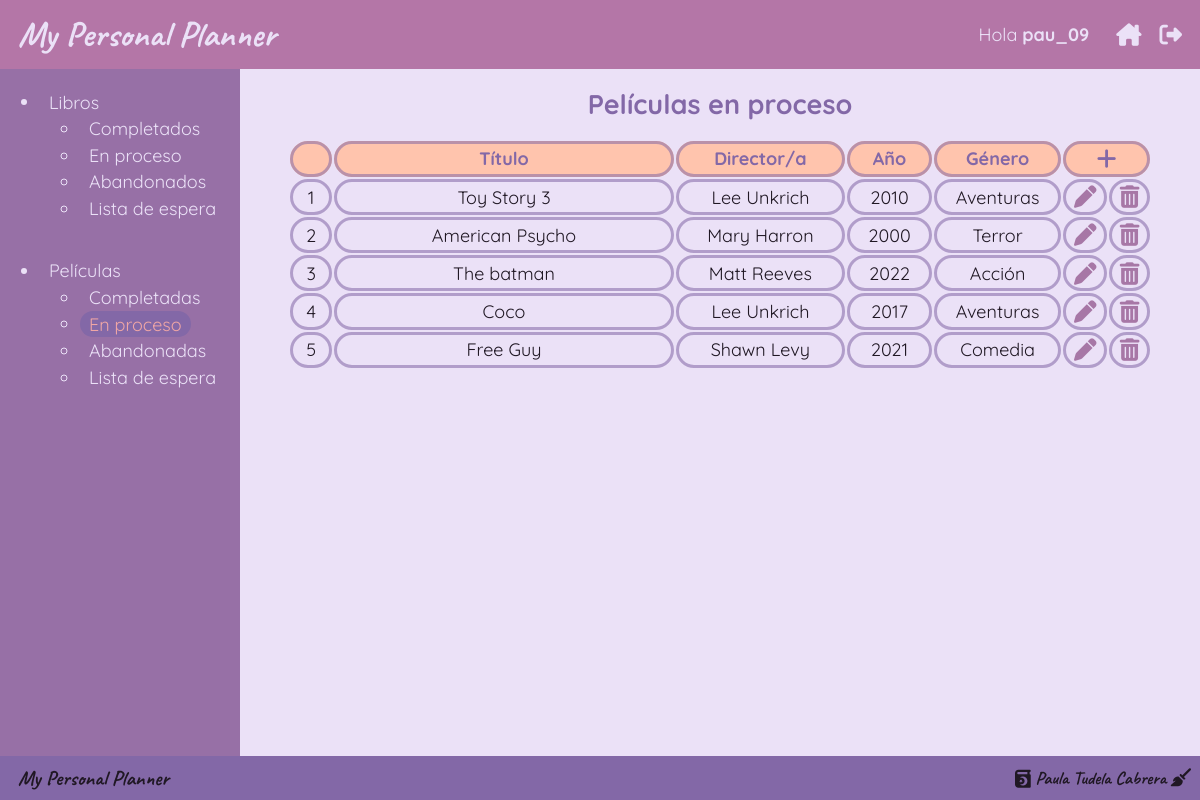
Page /peliculas/en-proceso/ (signed in) on the committed database.
### users/models.py (models this page shows)
class User(AbstractUser):
    username = models.CharField(max_length=15, unique=True, validators=[AbstractUser.username_validator],)
    email = models.EmailField('email address', blank=True, unique=True)
    books = models.ManyToManyField(Book, through='BookList')
    movies = models.ManyToManyField(Movie, through='MovieList')
    class Meta:
        db_table='auth_user'

### movies/models.py (models this page shows, shortened)
class Movie(models.Model):
    GENRES = [
        ("Acción", "Acción"),
        ("Aventuras", "Aventuras"),
        ("Ciencia Ficción", "Ciencia Ficción"),
        ("Comedia", "Comedia"),
        ("Fantasía", "Fantasía"),
        ("Documental", "Documental"),
        ("Drama", "Drama"),
        ("Musical", "Musical"),
        ("Suspense", "Suspense"),
        ("Terror", "Terror"),
        ("Animación", "Animación"),
        ("Romance", "Romance"),
    ]
    title = models.CharField(max_length=80, unique=True)
    director = models.CharField(max_length=50, default="Anónimo")
    year = models.PositiveSmallIntegerField()
    genre = models.CharField(max_length=20, choices=GENRES)

### movies/views.py (the view, shortened to what this page needs)
# urls.py: path("<str:state>/", movieListDetailView, name="movieList"),
@login_required(login_url="login")
def movieListDetailView(request, state):
    STATES = {
        "completas": ["Completada", "completadas"],
        "en-proceso": ["En proceso", "en proceso"],
        "abandonadas": ["Abandonada", "abandonadas"],
        "en-espera": ["En espera", "en lista de espera"],
    }
    current_state = STATES[state][0]
    title = f"Películas {STATES[state][1]}"
    toast_title = ""
    user_movielist = list()
    user = request.user
    if not user_movielist:
        user_movielist = MovieList.objects.filter(
            user_id=user.id, state=current_state
        )
    movies = [Movie.objects.get(id=movie.movie_id) for movie in user_movielist]
    movies_not_in_user = MovieList.objects.filter(user_id=user.id).values_list(
        "movie_id", flat=True
    )
    queryset_movies_to_add = Movie.objects.exclude(id__in=movies_not_in_user)
    movies_to_add = dict()
    for movie in queryset_movies_to_add:
        movies_to_add[movie.id] = movie.title
    context = {
        "state": current_state,
        "title": title,
        "movies": movies,
        "movies_to_add": movies_to_add,
        "toast_title": toast_title,
    }
    return render(request, "detail_list.html", context)

### templates/lists/detail_list.html (shortened to what this page needs)
{% extends 'base.html' %}
{% load static %}
{% block style %}
	<link rel="stylesheet" type="text/css" href={% static 'styles/lists/list.css' %}>
{% endblock %}
{% block content %}
	<h2>{{title}}</h2>
	<table>
		<thead>
			<tr>
				<th id='id'></th>
				<th id='title'>Título</th>
				{% if books %}
					<th id='author'>Autor/a</th>
					{% else %}
					<th id='director'>Director/a</th>
					{% endif %}
				<th id='year'>Año</th>
				<th id='genre'>Género</th>
				<th colspan=2><i class="fa-solid fa-plus fa-lg"></i></th>
			</tr>
		</thead>
		<tbody>
		{% if books %}
			{% for book in books %}
				<tr>
					<td>{{forloop.counter}}</td>
					<td>{{book.title}}</td>
					<td>{{book.author}}</td>
					<td>{{book.year}}</td>
					<td>{{book.genre}}</td>
					<td id="{{book.id}}">
						<i class="fa-solid fa-pen fa-lg"></i>
					</td>
					<td id="{{book.id}}" data-title="{{book.title}}">
						<i class="fa-solid fa-trash-can fa-lg"></i>
					</td>
				</tr>
			{% endfor %}
		{% elif movies %}
			{% for movie in movies %}
				<tr>
					<td>{{forloop.counter}}</td>
					<td>{{movie.title}}</td>
					<td>{{movie.director}}</td>
					<td>{{movie.year}}</td>
					<td>{{movie.genre}}</td>
					<td id="{{movie.id}}">
						<i class="fa-solid fa-pen fa-lg"></i>
					</td>
					<td id="{{movie.id}}" data-title="{{movie.title}}">
						<i class="fa-solid fa-trash-can fa-lg"></i>
					</td>
				</tr>
			{% endfor %}
		{% else %}
			<tr>
				<td colspan=6><i>Todavía no has agregado entradas a esta lista</i></td>
			</tr>
		{% endif %}
		</tbody>
	</table>
{% endblock %}

### templates/base.html (shortened to what this page needs)
<!DOCTYPE html>
<html lang="es">
<head>
	{% load static %}
    <link rel="stylesheet" type="text/css" href="{% static 'styles/base/base.css' %}">
	<link rel="stylesheet" type="text/css" href="{% static 'sweetalert/dist/sweetalert2.css' %}">
	{% block style%}
	{% endblock %}
</head>
<body>
	<header>
		<h1 class="title">My Personal Planner</h1>
		<div>
			<p id="user_welcome">Hola <b>{{request.user}}</b></p>
				<a href="{% url 'main' %}"><i class="fa-solid fa-house-chimney fa-lg"></i></a>
				<a href="{% url 'logout' %}"><i class="fa-solid fa-right-from-bracket fa-lg"></i></a>
		</div>
	</header>
	<nav>
		<ul>
			<li><a href="{% url 'books' %}">Libros</a>
				<ul>
					<li><a href="{% url 'bookList' 'completos' %}">Completados</a></li>
					<li><a href="{% url 'bookList' 'en-proceso' %}">En proceso</a></li>
					<li><a href="{% url 'bookList' 'abandonados' %}">Abandonados</a></li>
					<li><a href="{% url 'bookList' 'en-espera' %}">Lista de espera</a></li>
				</ul>
			</li>
			<li><a href="{% url 'movies' %}">Películas</a>
				<ul>
					<li><a href="{% url 'movieList' 'completas' %}">Completadas</a></li>
					<li><a href="{% url 'movieList' 'en-proceso' %}">En proceso</a></li>
					<li><a href="{% url 'movieList' 'abandonadas' %}">Abandonadas</a></li>
					<li><a href="{% url 'movieList' 'en-espera' %}">Lista de espera</a></li>
				</ul>
			</li>
		</ul>
	</nav>
	<main id='toast_target'>
		{% block content%}
		{% endblock %}
	</main>
	<footer>
		<h3 class="title">My Personal Planner</h3>
		<div>
			<i class="fa-solid fa-book-quran fa-rotate-180"></i>
			<span>Paula Tudela Cabrera</span>
			<a href="https://shorturl.at/frzB7" target="_blank">
				<i class="fa-solid fa-broom"></i>
			</a>
		</div>
	</footer>
	</body>
</html>

### static/styles/base/base.css (style rules this page uses)
:root { font-size: 18px; font-family: quicksand; }
*, *::before, *::after { margin: 0px; padding: 0px; }
body { height: 100vh; color: #EBE1F7; background: #EBE1F7; display: grid; grid-template: "header header" "nav main" "footer footer"; grid-template-rows: 1fr 10fr auto; }
header { background: #B476A7; grid-area: header; display: grid; grid-template-columns: auto 1fr; align-items: center; z-index: 4; }
header > .title { grid-column: 1; }
header > div { grid-column: 2; justify-self: right; padding: 0 1rem; display: flex; gap: 1rem; }
header > div #user_welcome { padding-right: 0.5rem; }
a { color: #EBE1F7; text-decoration: none; }
nav { background: #9770A6; z-index: 3; }
nav > ul > li:nth-child(1) { padding-bottom: 2rem; }
nav ul { -webkit-padding-start: revert; padding-inline-start: revert; }
nav ul li { padding: 0.2rem 0 0 0; }
nav ul li a { margin: 0.5rem 0 0.5rem 0; padding: 0.1rem 0.5rem 0.1rem 0.5rem; }
main { grid-area: main; color: #201824; display: grid; align-items: start; justify-items: center; }
footer { grid-area: footer; background: #8368A7; color: #201824; padding: 0.5rem 0.5rem 0.5rem 0; z-index: 3; display: flex; justify-content: space-between; gap: 1rem; align-items: center; }
footer > div { font-family: caveat; }
footer a { color: #201824; text-decoration: none; }
.title { padding-left: 1rem; font-family: caveat; }
.act { border-radius: 1rem; background: #8368A7; color: #F0A6A5; }
@media screen and (min-width: 1081px) { body { grid-template-columns: 1fr 4fr; } }
@media screen and (min-width: 1081px) { nav { padding-top: 1rem; } }

### static/styles/lists/list.css (style rules this page uses)
main { position: relative; overflow-y: scroll; grid-template-rows: auto 1fr; }
table { border-radius: 1rem; width: 90%; margin: 1rem 0 1rem 0; overflow-y: auto; }
thead { position: -webkit-sticky; position: sticky; top: 1rem; }
thead > tr { background: #FFC4AD; color: #8368A7; }
thead > tr th:nth-child(1) { width: 5%; }
thead > tr th:nth-child(2) { width: 40%; }
thead > tr th:nth-child(3) { width: 20%; }
thead > tr th:nth-child(4) { width: 10%; }
thead > tr th:nth-child(5) { width: 15%; }
thead > tr th:nth-child(6) { width: 10%; }
thead, tr, th, td { padding: 0.2rem; text-align: center; }
tr, th, td { border: solid rgba(131, 104, 167, 0.5568627451) 0.2rem; border-spacing: 0; border-radius: 1rem; }
.fa-pen, .fa-trash-can { color: #A777A6; }
h2 { padding-top: 1rem; color: #8368A7; }

### rows in the picture
Movie: title "Toy Story 3", director "Lee Unkrich", year "2010", genre "Aventuras"
Movie: title "American Psycho", director "Mary Harron", year "2000", genre "Terror"
Movie: title "The batman", director "Matt Reeves", year "2022", genre "Acción"
Movie: title "Coco", director "Lee Unkrich", year "2017", genre "Aventuras"
Movie: title "Free Guy", director "Shawn Levy", year "2021", genre "Comedia"

### other values in the picture
{{ request.user }} "pau_09"
{{ title }} "Películas en proceso"
